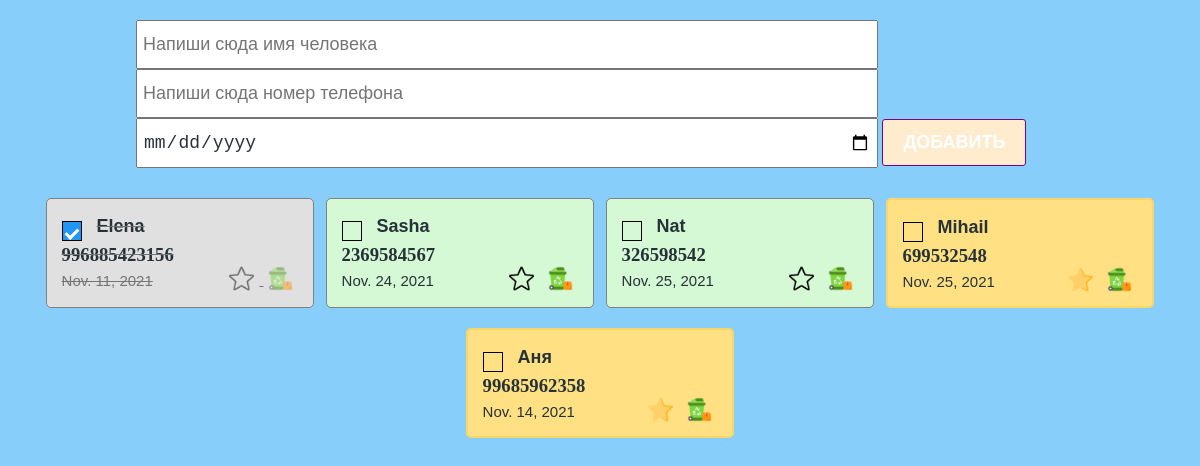
Page /meeting/ on the committed database.
### main/models.py (models this page shows)
class ToMeet(models.Model):
    person = models.CharField(max_length=100)
    phone_number = models.CharField(max_length=15)
    date_of_meeting = models.DateField(null=True)
    is_closed = models.BooleanField(default=False)
    is_favorite = models.BooleanField(default=False)

### main/views.py (the view)
# urls.py: path("meeting/", meeting, name="meeting"),
def meeting(request):
    to_meet = ToMeet.objects.all()
    return render(request, "meeting.html", {"to_meet": to_meet} )

### main/templates/meeting.html (shortened to what this page needs)
{% load static %}
<!DOCTYPE html>
<html lang="en">
<head>
    <link rel="stylesheet" href="{% static 'styles/index.css' %}" />
    <link rel="stylesheet" href="{% static 'styles/styles.css' %}" />
</head>
<body>
  <section class="wrapper">
    <div class="create_container">
      <form action="{% url 'add-tomeet' %}" method="POST">
                <input class="create_input" type="text" placeholder="Напиши сюда имя человека" name="tomeet_person" />
                 <input class="create_input" type="tel" placeholder="Напиши сюда номер телефона" name="tomeet_phone_number" />
                 <input class="create_input" type="date" placeholder="Выбери дату встречи" name="tomeet_date_of_meeting" />
                <button class="create_button"> Добавить </button>
        </div>
        <div class="todo_container">
            {% for tomeet in to_meet %}
                <div class="todo_item
                   {% if tomeet.is_favorite %}
                        marked
                    {% elif tomeet.is_closed %}
                        done
                   {% endif %}
                ">
                    <div class="todo_item_header">
                        <label class="checkbox_container">
                            <span class="checkmark"></span>
                        </label>
                        <h4> <a href="{% url 'closed-tomeet' tomeet.id %}">{{ tomeet.person}}</a></h4>
                    </div>
                        <h3> {{ tomeet.phone_number}}</h3>
                    <div class="todo_item_footer">
                        <p>{{ tomeet.date_of_meeting }}</p>
                        <div class="action_buttons">
                            {% if tomeet.is_favorite%}
                            <a href="{% url 'unmark-tomeet' tomeet.id %}"><img src="{% static './icons/favourite.png' %}" /></a>
                            {% else %}
                            <a href="{% url 'marked-tomeet' tomeet.id %}"><img src="{% static './icons/star (1).png' %}" /></a>
                            {% endif %}
                            <a href="{% url 'delete-tomeet' tomeet.id %}"><img src="{% static './icons/recycle-bin.png' %}" /></a>
                        </div>
                    </div>
                </div>
                {% endfor%}
        </div>
    </section>
    </html>

### main/static/styles/index.css (style rules this page uses)
* { box-sizing: border-box; margin: 0; padding: 0; color: #263238; }
section { width: 100%; padding: 20px; display: flex; flex-direction: column; align-items: center; }
.create_container { width: 80%; }
.create_input { padding: 12px 5px; font-size: 18px; width: 80%; }
.create_button { padding: 12px 20px; background-color: blanchedalmond; border: 1px solid purple; color: white; font-size: 18px; text-transform: uppercase; font-weight: bold; border-radius: 3px; cursor: pointer; }
.todo_container { padding: 30px 20px; display: flex; justify-content: space-around; flex-wrap: wrap; width: 100%; }
.todo_item { border: 1px solid gray; border-radius: 5px; width: 24%; padding: 10px 15px; background-color: rgb(213, 248, 213); margin-bottom: 20px; }
.todo_item.done { background-color: #e0e0e0; text-decoration: line-through; color: #757575; }
.todo_item.done h4, .todo_item.done p, .todo_item.done span { color: #757575; }
.todo_item.done img { opacity: 0.5; }
.todo_item.marked { background-color: #ffe082; border: 2px solid #fad66a; }
.todo_item_header { display: flex; align-items: center; min-height: 35px; }
.todo_item_header h4 { font-size: 18px; font-family: sans-serif; }
.todo_item_header h4 a { text-decoration: none; }
.todo_item_footer { display: flex; justify-content: space-between; align-items: center; }
.todo_item_footer p { font-size: 15px; font-family: sans-serif; }
.todo_item_footer img { width: 25px; height: 25px; margin: 0 5px; cursor: pointer; }
.checkbox_container { display: block; position: relative; padding-left: 35px; margin-bottom: 12px; cursor: pointer; font-size: 22px; -webkit-user-select: none; -moz-user-select: none; -ms-user-select: none; user-select: none; }
.checkmark { position: absolute; top: 0px; left: 0; height: 20px; width: 20px; border: 1px solid black; }
.checkmark:after { content: ""; position: absolute; display: none; }
.checkbox_container input:checked~.checkmark:after { display: block; }
.checkbox_container input:checked~.checkmark { background-color: #2196f3; }
.checkbox_container .checkmark:after { left: 5px; top: 4px; width: 5px; height: 10px; border: solid white; border-width: 0 3px 3px 0; -webkit-transform: rotate(45deg); -ms-transform: rotate(45deg); transform: rotate(45deg); }

### main/static/styles/styles.css (style rules this page uses)
.wrapper { background-color: lightskyblue; height: 100vh; }

### rows in the picture
ToMeet: person "Elena", phone_number "996885423156", date_of_meeting "Nov. 11, 2021", is_favorite False (drawn)
ToMeet: person "Sasha", phone_number "2369584567", date_of_meeting "Nov. 24, 2021", is_favorite False (drawn)
ToMeet: person "Nat", phone_number "326598542", date_of_meeting "Nov. 25, 2021", is_favorite False (drawn)
ToMeet: person "Mihail", phone_number "699532548", date_of_meeting "Nov. 25, 2021", is_favorite True (drawn)
ToMeet: person "Аня", phone_number "99685962358", date_of_meeting "Nov. 14, 2021", is_favorite True (drawn)
